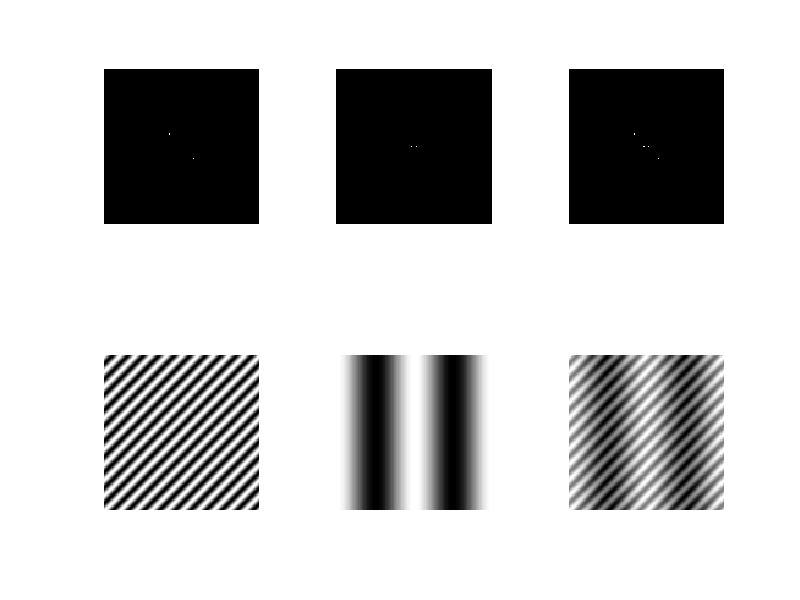

Recreate this plot in MATLAB.
clear;
%IMAGE1
x = 127;y=127;
im1 = zeros(x,y);
distance = 10;
im1(ceil(x/2)+distance,ceil(y/2)+distance) = 255;
im1(ceil(x/2)-distance,ceil(y/2)-distance) = 255;

out1 = ifftshift(im1);
out1 = real(ifft2(out1));
%IMAGE2
im2 = zeros(x,y);
distance = 2;
im2(ceil(x/2),ceil(y/2)-distance) = 255;
im2(ceil(x/2),ceil(y/2)+distance) = 255;

out2 = ifftshift(im2);
out2 = real(ifft2(out2));

%SUM 
im_sum = im1+im2;
out_sum = ifftshift(im_sum);
out_sum = real(ifft2(out_sum));
figure;

%plotting
subplot(2,3,1);imshow(uint8(im1)); 
subplot(2,3,2);imshow(uint8(im2));
subplot(2,3,3);imshow(uint8(im_sum));
subplot(2,3,4);imshow(out1,[]); 
subplot(2,3,5);imshow(out2,[]);
subplot(2,3,6);imshow(out_sum,[]);